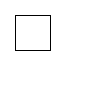
Frame 1 (no input)
Frame 60 (the mouse pressed at the canvas centre just before this capture): identical to frame 1, image omitted
Frame 120 (the mouse held since frame 60 and released just before this capture): identical to frame 1, image omitted

The Processing sketch that drew this single still picture (run headless with seeded random() and noise(); from frame 60 on, the mouse is pressed at the canvas centre):

// Processing sketch: H09_4
// ── H09_4.pde
int mijnGetal = 15;
int mijnGetal2 = 15;
int mijnGetal3 = 50;
int mijnGetal4 = 50;


void setup(){
  size(100,100);
}

void draw(){
  background(255,255,255);
  line(mijnGetal, mijnGetal3, mijnGetal2, mijnGetal2);
    line(mijnGetal3, mijnGetal2, mijnGetal2, mijnGetal2);
      line(mijnGetal3, mijnGetal3, mijnGetal3, mijnGetal);
        line(mijnGetal3, mijnGetal3, mijnGetal2, mijnGetal3);
        
}
